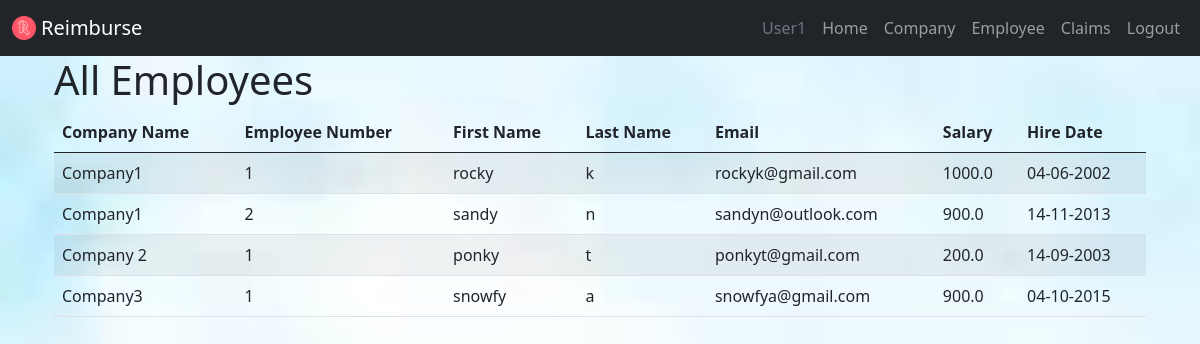
Page /employees (signed in) on the committed database.
### website/models.py (models this page shows)
class User(db.Model, UserMixin):
    id = db.Column(db.Integer, primary_key=True)
    email = db.Column(db.String(150),nullable=False, unique=True)
    username = db.Column(db.String(150), nullable=False, unique=True)
    password = db.Column(db.String(150),nullable=False)
    companies = db.relationship('Company', backref='owner', lazy=True)

class Employee(db.Model):
    id = db.Column(db.Integer, primary_key=True)
    first_name = db.Column(db.String(100), nullable=False)
    last_name = db.Column(db.String(100), nullable=False)
    email = db.Column(db.String(120), nullable=False, unique=True)
    salary = db.Column(db.Float, nullable=True)
    hire_date = db.Column(db.Date, nullable=False)
    employee_number=db.Column(db.Integer,nullable=False)
    company_id = db.Column(db.Integer, db.ForeignKey('company.id'), nullable=False)

class Company(db.Model):
    id = db.Column(db.Integer, primary_key=True)
    name = db.Column(db.String(150), nullable=False, unique=True)
    email = db.Column(db.String(120), nullable=True, unique=True)
    location = db.Column(db.String(200), nullable=False)
    website = db.Column(db.String(120), nullable=True)
    user_id = db.Column(db.Integer, db.ForeignKey('user.id'), nullable=False)
    employees = db.relationship('Employee', backref='company', lazy=True)

### website/views.py (the view)
@views.route('/employees')
@login_required
def employees():
    employees=Employee.query.all()
    return render_template('employees.html',employees=employees,user=current_user)

### website/__init__.py (called while the page is built)
def create_app():
    app = Flask(__name__)
    app.config['SECRET_KEY']="helloworld"
    app.config['SQLALCHEMY_DATABASE_URI'] = f'sqlite:///{DB_NAME}'
    db.init_app(app)
    app.config['UPLOAD_FOLDER']='uploads'
    app.config['ALLOWED_EXTENSIONS']={'png','jpg','jpeg','pdf'}
    def allowed_file(filename):
        return '.' in filename and \
            filename.rsplit('.',1)[1].lower() in app.config['ALLOWED_EXTENSIONS']
    from .views import views
    from .auth import auth
    app.register_blueprint(views, url_prefix="/")
    app.register_blueprint(auth, url_prefix="/")
    from .models import User,Company,Employee
    create_database(app)
    login_manager = LoginManager()
    login_manager.login_view ="auth.login"
    login_manager.init_app(app)
    @login_manager.user_loader
    def load_user(id):
        return User.query.get(int(id))
    return app

### website/templates/employees.html
{% extends'base.html' %}
{% block content %}
<div class="container">
    <h1>All Employees</h1>
    <table class="table table-striped">
        <thead>
            <tr>
                <th>Company Name</th>
                <th>Employee Number</th>
                <th>First Name</th>
                <th>Last Name</th>
                <th>Email</th>
                <th>Salary</th>
                <th>Hire Date</th>
            </tr>
        </thead>
        <tbody>
            {% for employee in employees %}
            <tr>
                <td>{{ employee.company.name }}</td>
                <td>{{ employee.employee_number }}</td>
                <td>{{ employee.first_name }}</td>
                <td>{{ employee.last_name }}</td>
                <td>{{ employee.email }}</td>
                <td>{{ employee.salary }}</td>
                <td>{{ employee.hire_date.strftime('%d-%m-%Y') }}</td>
            </tr>
            {% endfor %}
        </tbody>
    </table>
</div>
{% endblock %}

### website/templates/base.html (shortened to what this page needs)
<!DOCTYPE html>
<html lang="en">
<head>
    <link href="https://cdn.jsdelivr.net/npm/bootstrap@5.0.2/dist/css/bootstrap.min.css" rel="stylesheet"
 />
    <link href="https://cdnjs.cloudflare.com/ajax/libs/font-awesome/6.0.0-beta3/css/all.min.css" rel="stylesheet">
    <link rel="stylesheet" href="{{ url_for('static',filename='CSS/style.css')}}">
</head>
<body>
    <nav class="navbar navbar-expand-lg navbar-dark bg-dark">
        <div class="container-fluid">
            <img src="../static/images/letter-r_12499428.png" width="24" style="margin-right: 5px;">
            <a class="navbar-brand" href="#">Reimburse</a>
            <div class="collapse navbar-collapse" id="navbar">
                <div class="navbar-nav ms-auto">
                    <small class="navbar-text text-muted" style="padding: 8px; font-size: 16px;">
                        {{ user.username }}
                    </small>
                    {% if user.is_authenticated %}
                    <a class="nav-item nav-link " href="/">Home</a>
                    <a class="nav-item nav-link " href="{{url_for('views.company_list')}}">Company</a>
                    <a class="nav-item nav-link " href="{{url_for('views.employees')}}">Employee</a>
                    <a class="nav-item nav-link " href="/reimbursements">Claims</a>
                    <a class="nav-item nav-link " href="/logout">Logout</a>
                    {% else %}
                    <a class="nav-item nav-link " href="/login">Login</a>
                    <a class="nav-item nav-link " href="/sign-up">Sign Up</a>
                    {% endif %}
                </div>
            </div>
        </div>
    </nav>
    <div class="container">{% block content %}{% endblock %}</div>
</body>
</html>

### website/static/CSS/style.css (style rules this page uses)
body { background-image: url(../images/d2.jpeg); background-size: cover; background-repeat: no-repeat; background-attachment: fixed; }

### rows in the picture
User: username "User1"
Employee: company.name "Company1", employee_number "1", first_name "rocky", last_name "k", email "rockyk@gmail.com", salary "1000.0", hire_date "04-06-2002"
Employee: company.name "Company1", employee_number "2", first_name "sandy", last_name "n", email "sandyn@outlook.com", salary "900.0", hire_date "14-11-2013"
Employee: company.name "Company 2", employee_number "1", first_name "ponky", last_name "t", email "ponkyt@gmail.com", salary "200.0", hire_date "14-09-2003"
Employee: company.name "Company3", employee_number "1", first_name "snowfy", last_name "a", email "snowfya@gmail.com", salary "900.0", hire_date "04-10-2015"
